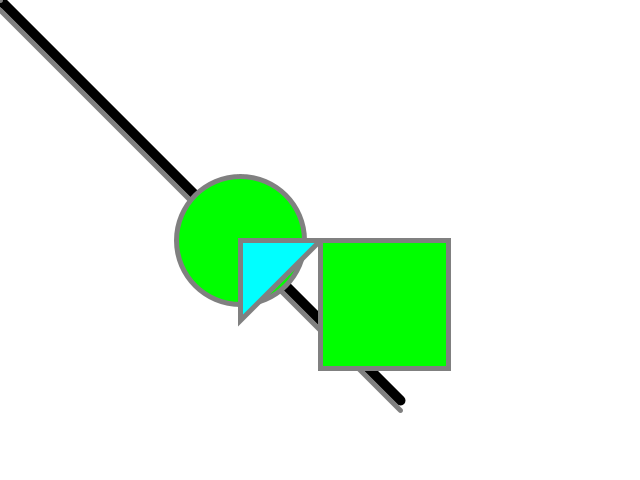
Frame 1 (no input)
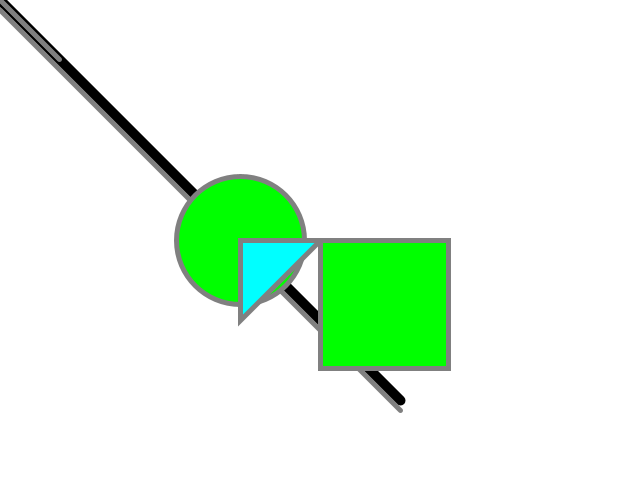
Frame 60 (the mouse pressed at the canvas centre just before this capture)
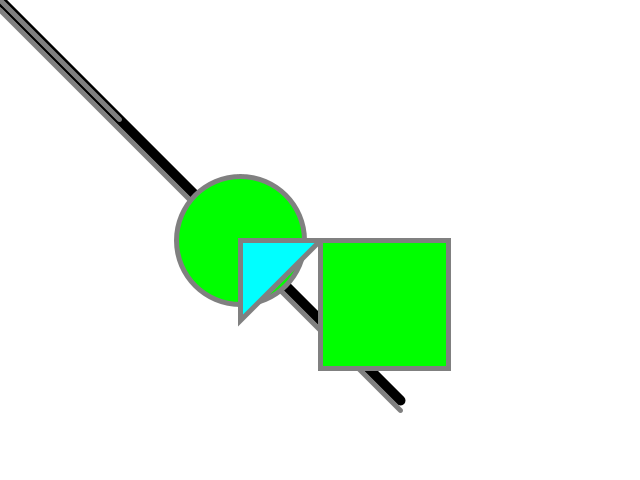
Frame 120 (the mouse held since frame 60 and released just before this capture)

The Processing sketch that drew these frames (run headless with seeded random() and noise(); from frame 60 on, the mouse is pressed at the canvas centre):

// Processing sketch: processing_127384
// ── processing_127384.pde

int counter = 0;

void setup(){
 size(640,480);
 background(255,255,255);

 strokeWeight(10);
 line(0,0,400,400);
 stroke(128,128,128);
 strokeWeight(5);
 line(0,10,400,410);
 fill(0,255,0);
 rect(320,240,128,128);
 ellipse(240,240,128,128);
 fill(0,255,255);
 triangle(240,240,320,240,240,320);
}
void draw()
{
  point (counter,counter);
  if (counter<255){
  counter = counter + 1;
  }
  else 
  { counter=0;
  }
   //background(counter);
   
}
